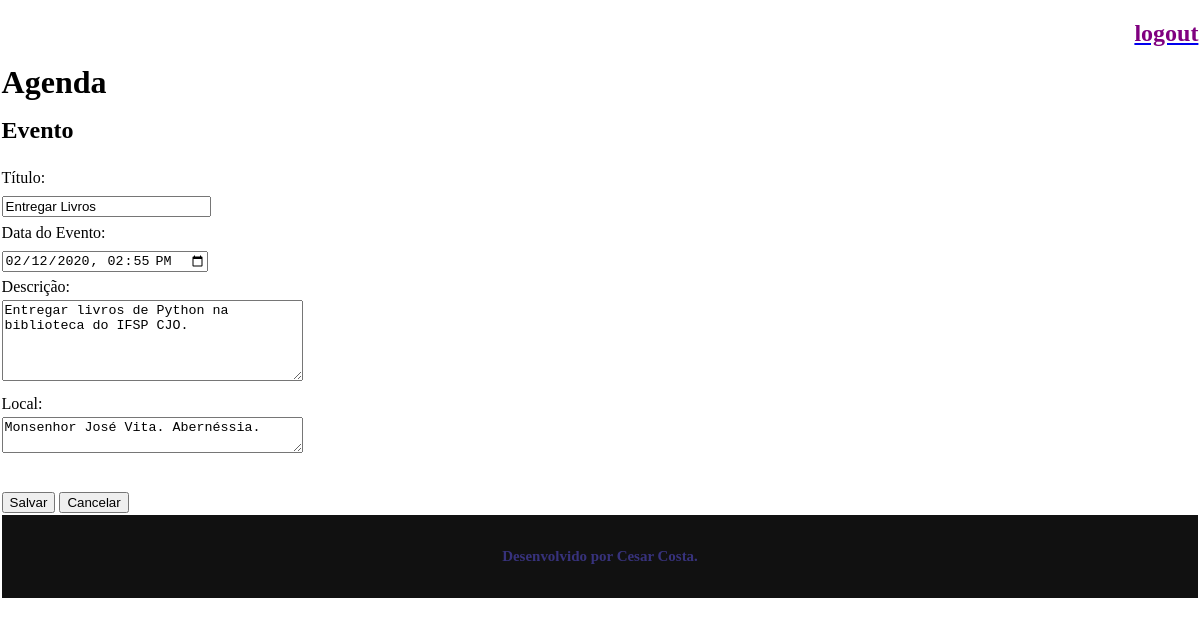
Screenshot of /agenda/evento/?id=5 (signed in) with the database file from the repository.
### core/models.py (models this page shows, shortened)
class Evento(models.Model):
    titulo = models.CharField(max_length=100)
    descricao = models.TextField(blank=True, null=True)
    local_evento = models.TextField(blank=True, null=True)
    data_evento = models.DateTimeField(verbose_name='Data do Evento')
    data_criacao = models.DateTimeField(auto_now=True)
    usuario = models.ForeignKey(User, on_delete=models.CASCADE)
    def get_data_input_evento(self):
        return self.data_evento.strftime('%Y-%m-%dT%H:%M')

### core/views.py (the view)
# urls.py: path('agenda/evento/', views.evento),
@login_required(login_url='/login/')
def evento(request):
    id_evento = request.GET.get('id')
    dados = {}
    if id_evento:
        dados['evento'] = Evento.objects.get(id=id_evento)
    return render(request, 'evento.html', dados)

### core/templates/evento.html (shortened to what this page needs)
{% extends "model-page.html" %}
{% block content %}
<h2>Evento</h2>
<form action="submit" method="POST">{% csrf_token %}
    <label>Título:</label>
    <br>
    <input type="text" name="titulo" size="23" value="{{ evento.titulo }}">
    <br>
    <label>Data do Evento:</label>
    <br>
    <input type="datetime-local" name="data_evento" value="{{ evento.get_data_input_evento }}">
    <br>
    <label>Descrição:</label>
    <br>
    <textarea name="descricao" rows="5" cols="35">{{ evento.descricao }}</textarea>
    <br>
    <label>Local:</label>
    <br>
    <textarea name="local_evento" rows="2" cols="35">{{ evento.local_evento }}</textarea>
    <br> <br>
    <button type="submit">Salvar</button>
    <a href="/">
        <button type="button">Cancelar</button>
    </a>
</form>
{% endblock %}

### core/static/css/styles.css (style rules this page uses)
* { -webkit-box-sizing: border-box; -moz-box-sizing: border-box; box-sizing: border-box; }
body { margin: 0.1em; line-height: 1.7em; }

### rows the page displays
Evento: titulo "Entregar Livros", data_evento "02/12/2020 14:55", descricao "Entregar livros de Python na biblioteca do IFSP CJO.", local_evento "Monsenhor José Vita. Abernéssia."
